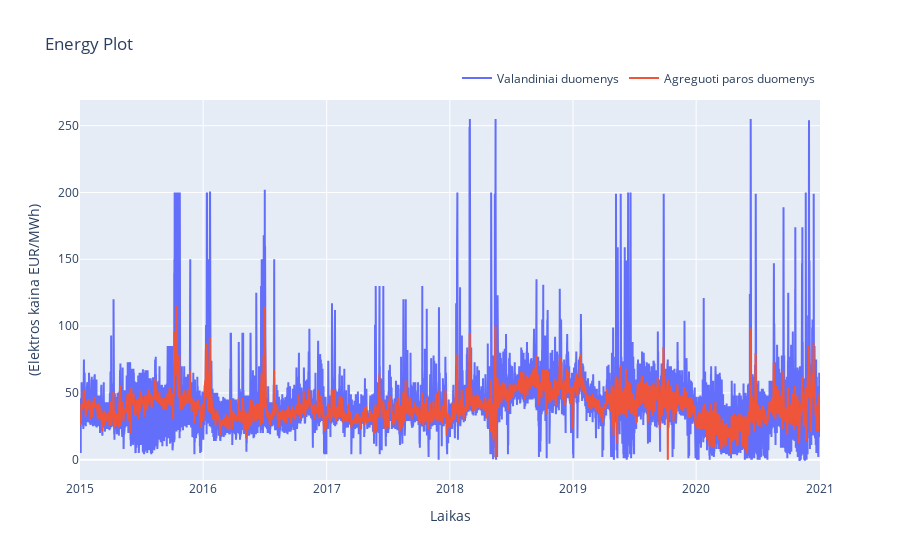

The notebook cell saved with this chart:
### Code cell
fig = go.Figure(data=[price_data_hour, price_data_day], layout=layout)
fig.update_layout(legend=dict(
    orientation="h",
    yanchor="bottom",
    y=1.02,
    xanchor="right",
    x=1
))
fig.show()

### Figure 1 — Plotly figure (JSON) as saved in the notebook; plotly's stock layout.template omitted (floating-point values rounded to 4 significant figures; data arrays with more than 128 entries replaced by an {"elided": "..."} marker saying what was removed)
{"data": [{"name": "Valandiniai duomenys", "type": "scatter", "x": {"elided": "52551 str values"}, "y": {"elided": "52551 int values"}}, {"name": "Agreguoti paros duomenys", "type": "scatter", "x": {"elided": "2193 str values"}, "y": {"elided": "2193 float values"}}], "layout": {"legend": {"orientation": "h", "x": 1, "xanchor": "right", "y": 1.02, "yanchor": "bottom"}, "title": {"text": "Energy Plot"}, "xaxis": {"title": {"text": "Laikas"}}, "yaxis": {"title": {"text": "(Elektros kaina EUR/MWh)"}}}}
